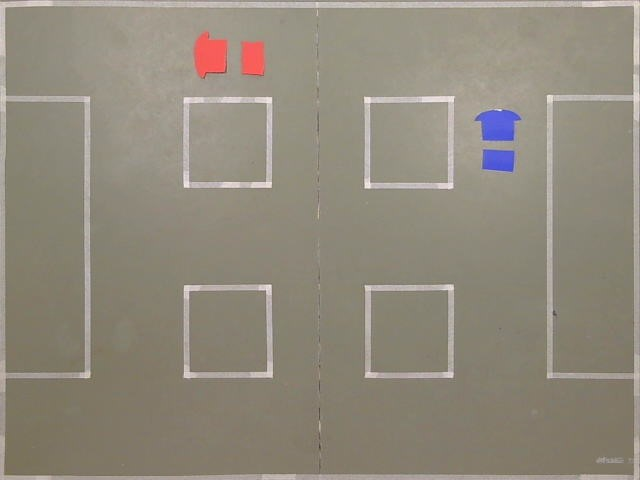
#> input picture Testeee.jpg, 640 x 480 px, given in place of the camera
$ python MapeamentoVideo.py
#> lines starting #> are read from the running program, lines starting #| are printed output that depends on the picture; after the words box and inside, x2 and y2 are one past the last pixel; in counts of white or black regions, pixels touching at a corner belong together
#> further down, frame is the input picture: shape (480, 640, 3); mean B, G, R 124.2, 138, 144.9
import cv2
import numpy as np

# Definir o tamanho dos quadrados e as letras para cada coluna
square_width = 91
square_height = 95
columns = ['A', 'B', 'C', 'D', 'E', 'F', 'G']
rows = range(1, 6)

# Definir a função para converter coordenadas (x, y) em nome de região
def coordenadas_para_regiao(x, y):
    coluna_idx = min(x // square_width, len(columns) - 1)  # Garantir que o índice não exceda o tamanho da lista
    linha_idx = min(y // square_height, len(rows) - 1)  # Garantir que o índice não exceda o tamanho da lista
    coluna = columns[coluna_idx]
    linha = rows[linha_idx]
    return f"Região {coluna}{linha}"

# Função para detectar a cor vermelho no frame
def detectar_vermelho(frame):
    # Converter o frame para o espaço de cores HSV
    hsv = cv2.cvtColor(frame, cv2.COLOR_BGR2HSV)
#> hsv: shape (480, 640, 3); mean H, S, V 22.2, 38.8, 145.6
    h = 1
    tolerance = 10
    red_mask1 = np.array([h - tolerance, 100, 100])
    red_mask2 = np.array([h + tolerance, 200, 240])

    # Criar uma máscara para a cor azul
    mask_vermelho = cv2.inRange(hsv, red_mask1, red_mask2)
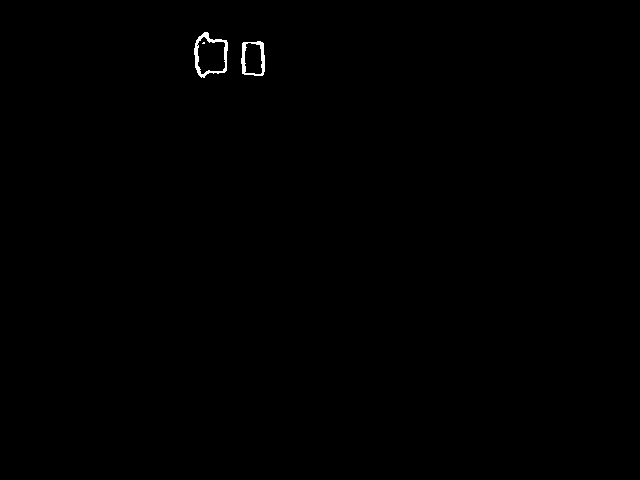
#> mask_vermelho: shape (480, 640); 0.23% white; 3 white regions (1 under 20 px), largest, box (x1, y1, x2, y2) and area: (194, 32, 228, 78) 400, (241, 41, 265, 76) 301

    return mask_vermelho

# Função para detectar a cor azul no frame
def detectar_azul(frame):
    # Converter o frame para o espaço de cores HSV
    hsv = cv2.cvtColor(frame, cv2.COLOR_BGR2HSV)
    h = 110
    tolerance = 20
    blue_mask1 = np.array([h - tolerance, 100, 100])
    blue_mask2 = np.array([h + tolerance, 200, 240])

    # Criar uma máscara para a cor azul
    mask_azul = cv2.inRange(hsv, blue_mask1, blue_mask2)
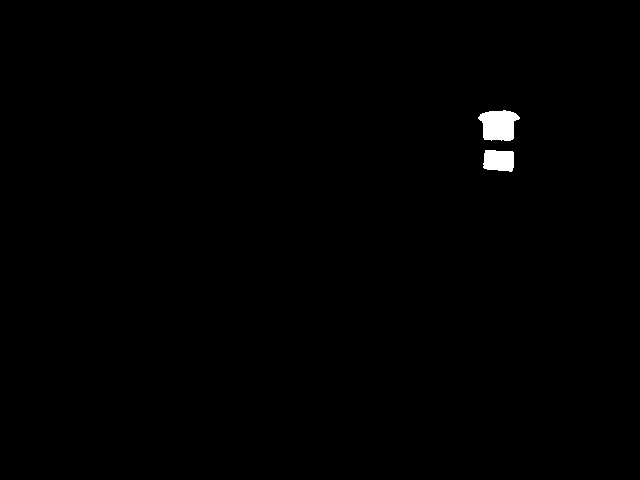
#> mask_azul: shape (480, 640); 0.51% white; 2 white regions, box (x1, y1, x2, y2) and area: (478, 110, 520, 141) 960, (483, 150, 514, 172) 595

    return mask_azul

# Iniciar a captura de vídeo da câmera
cap = cv2.VideoCapture(0)

# Verificar se a captura de vídeo foi aberta corretamente
if not cap.isOpened():
    print("Erro ao abrir a câmera.")
    exit()

# Contador de frames
frame_count = 0

while True:
    # Capturar um frame do vídeo
    ret, frame = cap.read()
    if not ret:
        break

    # Detectar a cor azul no frame
    red_mask = detectar_vermelho(frame)
    blue_mask = detectar_azul(frame)

    # Incrementar o contador de frames
    frame_count += 1

    # A cada 30 frames
    if frame_count % 30 == 0:
        # Percorrer cada quadrado na grade
        for y in range(0, min(frame.shape[0], square_height * 5), square_height):
            for x in range(0, min(frame.shape[1], square_width * 7), square_width):
                # Extrair a região do quadrado
                quadrado = frame[y:y+square_height, x:x+square_width]

                # Verificar se há um pixel branco na região do quadrado
                has_white_pixel = cv2.countNonZero(cv2.cvtColor(quadrado, cv2.COLOR_BGR2GRAY)) > 0

                # Se houver um pixel branco, determinar e imprimir a região
                if has_white_pixel:
                    # Verificar se o quadrado está na região
                    if cv2.countNonZero(blue_mask[y:y+square_height, x:x+square_width]) > 0:
                        regiao1 = coordenadas_para_regiao(x, y)
                        print(f"O pixel branco está na {regiao1}, que está na região azul")
                    if cv2.countNonZero(red_mask[y:y+square_height, x:x+square_width]) > 0:
                        regiao2 = coordenadas_para_regiao(x, y)
                        print(f"O pixel branco está na {regiao2}, que está na região vermelha")

    # Exibir o frame
    cv2.imshow('Frame', frame)

    # Verificar se o usuário pressionou a tecla 'q' para sair
    if cv2.waitKey(1) & 0xFF == ord('q'):
#> (key q is pressed here)
        break

# Liberar recursos
cap.release()
cv2.destroyAllWindows()

$ run again, on teste.jpg
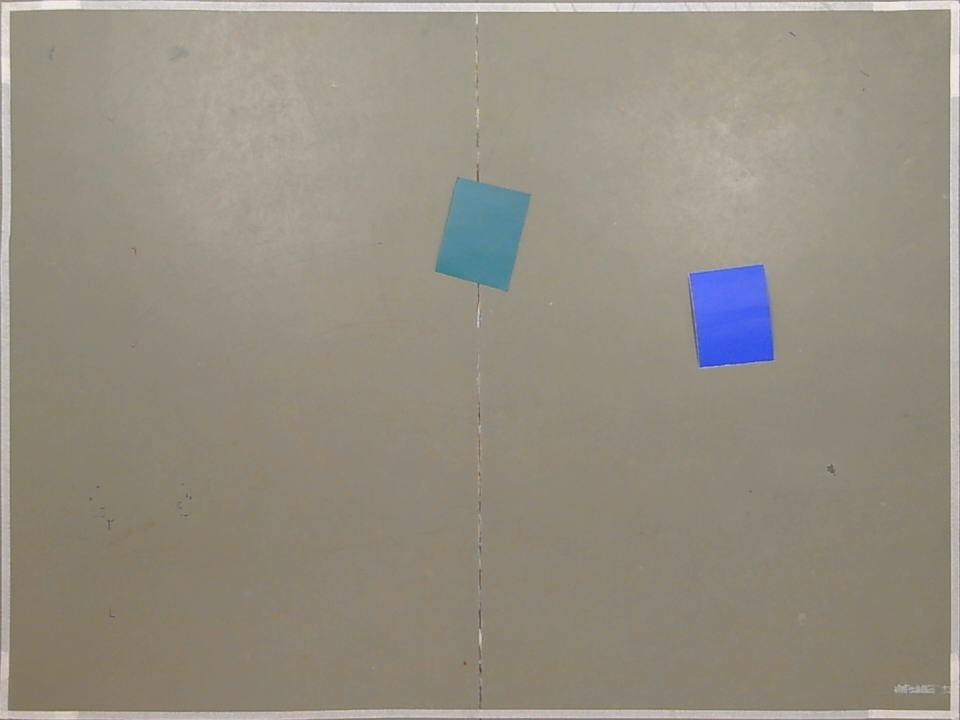
#> input picture teste.jpg, 960 x 720 px, given in place of the camera
#> frame is the input picture: shape (720, 960, 3); mean B, G, R 130.3, 143, 149.5
#> hsv: shape (720, 960, 3); mean H, S, V 22.8, 40.2, 151.9
#> mask_vermelho: shape (720, 960); every value is 0
#> in detectar_azul, `mask_azul = cv2.inRange(hsv, blue_mask1, blue_mask2)`:
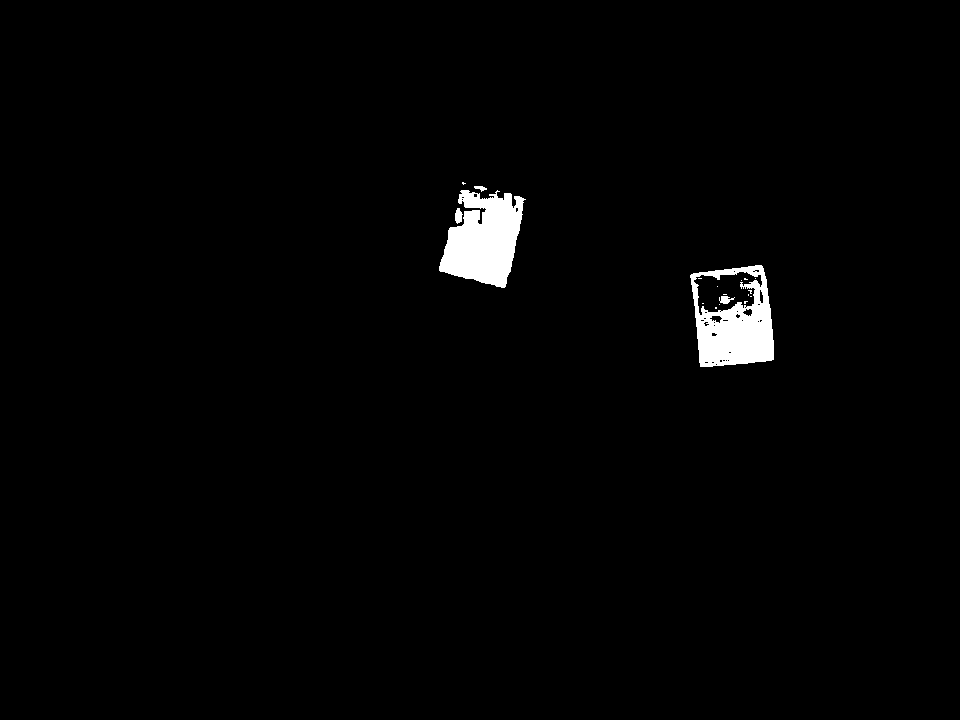
#> mask_azul: shape (720, 960); 1.6% white; 19 white regions (14 under 20 px), largest, box (x1, y1, x2, y2) and area: (439, 190, 526, 288) 5540, (690, 265, 774, 367) 5136, (455, 208, 463, 224) 89, (719, 296, 735, 304) 77, (474, 186, 487, 192) 43
